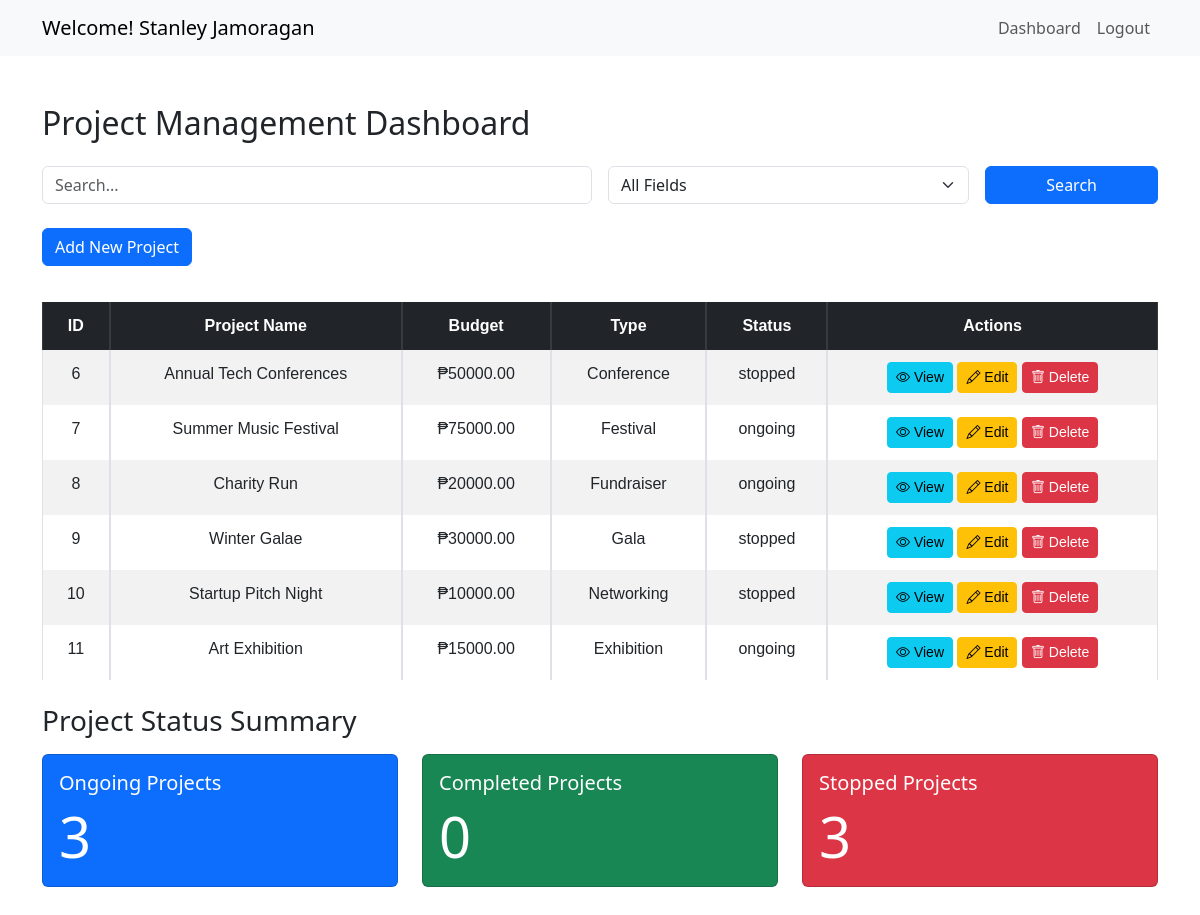
Page /dashboard.php (signed in) on the committed database.
### tables this page shows
CREATE TABLE `users` (
  `id` int(11) NOT NULL,
  `username` varchar(50) NOT NULL,
  `password` varchar(255) NOT NULL,
  `email` varchar(100) DEFAULT NULL,
  `created_at` timestamp NOT NULL DEFAULT current_timestamp()
);

CREATE TABLE `projects` (
  `id` int(11) NOT NULL,
  `proj_name` varchar(255) NOT NULL,
  `description` text DEFAULT NULL,
  `budget` decimal(10,2) DEFAULT NULL,
  `type` varchar(100) DEFAULT NULL,
  `team` varchar(255) DEFAULT NULL,
  `date_approved` date DEFAULT NULL,
  `date_started` date DEFAULT NULL,
  `date_ended` date DEFAULT NULL,
  `status` enum('ongoing','stopped','completed') DEFAULT NULL,
  `remarks` text DEFAULT NULL
);

### dashboard.php (the view, shortened to what this page needs)
<?php
$servername = "localhost";
$username = "root";
$password = "";
$dbname = "project";
$conn = new mysqli($servername, $username, $password, $dbname);
$user_id = $_SESSION['user_id'];
$user_sql = "SELECT username FROM users WHERE id = ?";
$user_stmt = $conn->prepare($user_sql);
$user_stmt->bind_param("i", $user_id);
$user_stmt->execute();
$user_result = $user_stmt->get_result();
$user = $user_result->fetch_assoc();
$search = isset($_GET['search']) ? $_GET['search'] : '';
$searchField = isset($_GET['searchField']) ? $_GET['searchField'] : 'all';
$whereClause = "";
$sql = "SELECT * FROM projects $whereClause";
$result = $conn->query($sql);
$statusCounts = array(
    'ongoing' => 0,
    'completed' => 0,
    'stopped' => 0
);
$sqlCount = "SELECT status, COUNT(*) as count FROM projects GROUP BY status";
$resultCount = $conn->query($sqlCount);
if ($resultCount->num_rows > 0) {
    while($rowCount = $resultCount->fetch_assoc()) {
        $statusCounts[$rowCount['status']] = $rowCount['count'];
    }
}
?>
<!DOCTYPE html>
<html lang="en">
<head>
    <link href="https://cdn.jsdelivr.net/npm/bootstrap@5.3.0/dist/css/bootstrap.min.css" rel="stylesheet">
    <link rel="stylesheet" href="https://cdn.jsdelivr.net/npm/bootstrap-icons@1.7.2/font/bootstrap-icons.css">
</head>
<body>
    <nav class="navbar navbar-expand-lg navbar-light bg-light">
        <div class="container">
            <a class="navbar-brand" href="#">Welcome! <?php echo htmlspecialchars($user['username']); ?></a>
            <div class="collapse navbar-collapse" id="navbarNav">
                <ul class="navbar-nav ms-auto">
                    <li class="nav-item">
                        <a class="nav-link" href="dashboard.php">Dashboard</a>
                    </li>
                    <li class="nav-item">
                        <a class="nav-link" id="logout-link" href="#">Logout</a>
                    </li>
                </ul>
            </div>
        </div>
    </nav>
    <div class="container mt-5">
        <h2 class="mb-4">Project Management Dashboard</h2>
        <form action="dashboard.php" method="GET" class="mb-4">
            <div class="row g-3">
                <div class="col-md-6">
                    <input type="text" name="search" class="form-control" placeholder="Search..." value="<?php echo htmlspecialchars($search); ?>">
                </div>
                <div class="col-md-4">
                    <select name="searchField" class="form-select">
                        <option value="all" <?php echo $searchField == 'all' ? 'selected' : ''; ?>>All Fields</option>
                    </select>
                </div>
                <div class="col-md-2">
                    <button type="submit" class="btn btn-primary w-100">Search</button>
                </div>
            </div>
        </form>
        <a href="create.php" class="btn btn-primary mb-3">Add New Project</a>
        <table class="table table-bordered table-striped table-responsive-sm">
    <thead class="table-dark">
        <tr>
            <th>ID</th>
            <th>Project Name</th>
            <th>Budget</th>
            <th>Type</th>
            <th>Status</th>
            <th>Actions</th>
        </tr>
    </thead>
    <tbody>
    <?php
if ($result->num_rows > 0) {
    while($row = $result->fetch_assoc()) {
        echo "<tr>
            <td>".htmlspecialchars($row["id"])."</td>
            <td>".htmlspecialchars($row["proj_name"])."</td>
            <td>₱".htmlspecialchars($row["budget"])."</td>
            <td>".htmlspecialchars($row["type"])."</td>
            <td>".htmlspecialchars($row["status"])."</td>
            <td>
                <a href='view.php?id=".htmlspecialchars($row["id"])."' class='btn btn-info btn-sm'><i class='bi bi-eye'></i> View</a>
                <a href='edit.php?id=".htmlspecialchars($row["id"])."' class='btn btn-warning btn-sm'><i class='bi bi-pencil'></i> Edit</a>
                <a href='delete.php' data-id='".htmlspecialchars($row["id"])."' class='btn btn-danger btn-sm delete-button'><i class='bi bi-trash'></i> Delete</a>
            </td>
        </tr>";
    }
} else {
    echo "<tr><td colspan='6' class='text-center'>No projects found</td></tr>";
}
?>
    </tbody>
</table>
    </div>
    <div class="container"id="status">
        <div class="row mt-4">
            <h3 class="mb-3">Project Status Summary</h3>
            <div class="col-md-4 mb-3">
                <div class="card text-white bg-primary">
                    <div class="card-body">
                        <h5 class="card-title">Ongoing Projects</h5>
                        <p class="card-text display-4"><?php echo $statusCounts['ongoing']; ?></p>
                    </div>
                </div>
            </div>
            <div class="col-md-4 mb-3">
                <div class="card text-white bg-success">
                    <div class="card-body">
                        <h5 class="card-title">Completed Projects</h5>
                        <p class="card-text display-4"><?php echo $statusCounts['completed']; ?></p>
                    </div>
                </div>
            </div>
            <div class="col-md-4 mb-3">
                <div class="card text-white bg-danger">
                    <div class="card-body">
                        <h5 class="card-title">Stopped Projects</h5>
                        <p class="card-text display-4"><?php echo $statusCounts['stopped']; ?></p>
                    </div>
                </div>
            </div>
        </div>
    </div>
</body>
</html>

### dashboard.php (style rules this page uses)
div#status { margin-bottom: 50px; }
.table { border-collapse: separate; border-spacing: 0; margin: 20px 0; font-size: 16px; font-family: 'Arial', sans-serif; }
.table th, .table td { padding: 12px 15px; text-align: center; }
.table thead { background-color: #4b6cb7; color: #fff; }
.table tbody tr:nth-child(even) { background-color: #f2f2f2; }
.btn i { transition: transform 0.2s ease-in-out; }

### rows in the picture
users: username "Stanley Jamoragan"
projects: id "6", proj_name "Annual Tech Conferences", budget "50000.00", type "Conference", status "stopped"
projects: id "7", proj_name "Summer Music Festival", budget "75000.00", type "Festival", status "ongoing"
projects: id "8", proj_name "Charity Run", budget "20000.00", type "Fundraiser", status "ongoing"
projects: id "9", proj_name "Winter Galae", budget "30000.00", type "Gala", status "stopped"
projects: id "10", proj_name "Startup Pitch Night", budget "10000.00", type "Networking", status "stopped"
projects: id "11", proj_name "Art Exhibition", budget "15000.00", type "Exhibition", status "ongoing"

### other values in the picture
$statusCounts['ongoing'] "3"
$statusCounts['completed'] "0"
$statusCounts['stopped'] "3"
